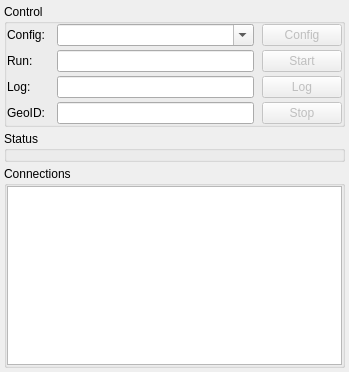
<ui version="4.0" >
 <class>wndRun</class>
 <widget class="QMainWindow" name="wndRun" >
  <property name="enabled" >
   <bool>true</bool>
  </property>
  <property name="geometry" >
   <rect>
    <x>0</x>
    <y>0</y>
    <width>349</width>
    <height>372</height>
   </rect>
  </property>
  <property name="windowTitle" >
   <string>eudaq Run Control</string>
  </property>
  <property name="windowIcon" >
   <iconset>
    <normaloff>../../images/Icon_euRun.png</normaloff>../../images/Icon_euRun.png</iconset>
  </property>
  <widget class="QWidget" name="centralwidget" >
   <layout class="QVBoxLayout" >
    <property name="spacing" >
     <number>4</number>
    </property>
    <property name="margin" >
     <number>4</number>
    </property>
    <item>
     <widget class="QGroupBox" name="grpControl" >
      <property name="title" >
       <string>Control</string>
      </property>
      <layout class="QGridLayout" >
       <property name="horizontalSpacing" >
        <number>8</number>
       </property>
       <property name="verticalSpacing" >
        <number>4</number>
       </property>
       <property name="margin" >
        <number>0</number>
       </property>
       <item row="1" column="0" >
        <widget class="QLabel" name="lblConfig" >
         <property name="text" >
          <string>Config: </string>
         </property>
        </widget>
       </item>
       <item row="2" column="0" >
        <widget class="QLabel" name="lblRunmsg" >
         <property name="text" >
          <string>Run: </string>
         </property>
        </widget>
       </item>
       <item row="3" column="2" >
        <widget class="QPushButton" name="btnLog" >
         <property name="enabled" >
          <bool>false</bool>
         </property>
         <property name="text" >
          <string>Log</string>
         </property>
        </widget>
       </item>
       <item row="3" column="1" >
        <widget class="QLineEdit" name="txtLogmsg" />
       </item>
       <item row="2" column="1" >
        <widget class="QLineEdit" name="txtRunmsg" />
       </item>
       <item row="1" column="1" >
        <widget class="QComboBox" name="cmbConfig" >
         <property name="sizePolicy" >
          <sizepolicy vsizetype="Fixed" hsizetype="Expanding" >
           <horstretch>0</horstretch>
           <verstretch>0</verstretch>
          </sizepolicy>
         </property>
         <property name="editable" >
          <bool>true</bool>
         </property>
         <property name="maxVisibleItems" >
          <number>16</number>
         </property>
         <property name="insertPolicy" >
          <enum>QComboBox::InsertAlphabetically</enum>
         </property>
        </widget>
       </item>
       <item row="2" column="2" >
        <widget class="QPushButton" name="btnStart" >
         <property name="enabled" >
          <bool>false</bool>
         </property>
         <property name="text" >
          <string>Start</string>
         </property>
        </widget>
       </item>
       <item row="3" column="0" >
        <widget class="QLabel" name="lblLogmsg" >
         <property name="text" >
          <string>Log: </string>
         </property>
        </widget>
       </item>
       <item row="1" column="2" >
        <widget class="QPushButton" name="btnConfig" >
         <property name="enabled" >
          <bool>false</bool>
         </property>
         <property name="sizePolicy" >
          <sizepolicy vsizetype="Fixed" hsizetype="Minimum" >
           <horstretch>0</horstretch>
           <verstretch>0</verstretch>
          </sizepolicy>
         </property>
         <property name="text" >
          <string>Config</string>
         </property>
        </widget>
       </item>
       <item row="4" column="2" >
        <widget class="QPushButton" name="btnStop" >
         <property name="enabled" >
          <bool>false</bool>
         </property>
         <property name="text" >
          <string>Stop</string>
         </property>
        </widget>
       </item>
       <item row="4" column="0" >
        <widget class="QLabel" name="lblGeoID" >
         <property name="text" >
          <string>GeoID:</string>
         </property>
        </widget>
       </item>
       <item row="4" column="1" >
        <widget class="QLineEdit" name="txtGeoID" >
         <property name="readOnly" >
          <bool>true</bool>
         </property>
        </widget>
       </item>
      </layout>
     </widget>
    </item>
    <item>
     <widget class="QGroupBox" name="grpStatus" >
      <property name="title" >
       <string>Status</string>
      </property>
      <layout class="QGridLayout" >
       <property name="horizontalSpacing" >
        <number>8</number>
       </property>
       <property name="verticalSpacing" >
        <number>4</number>
       </property>
       <property name="margin" >
        <number>0</number>
       </property>
      </layout>
     </widget>
    </item>
    <item>
     <widget class="QGroupBox" name="grpConnections" >
      <property name="title" >
       <string>Connections</string>
      </property>
      <layout class="QVBoxLayout" >
       <property name="spacing" >
        <number>4</number>
       </property>
       <property name="margin" >
        <number>0</number>
       </property>
       <item>
        <widget class="QTreeView" name="viewConn" >
         <property name="rootIsDecorated" >
          <bool>false</bool>
         </property>
         <property name="sortingEnabled" >
          <bool>true</bool>
         </property>
        </widget>
       </item>
      </layout>
     </widget>
    </item>
   </layout>
  </widget>
  <widget class="QMenuBar" name="menubar" >
   <property name="geometry" >
    <rect>
     <x>0</x>
     <y>0</y>
     <width>349</width>
     <height>22</height>
    </rect>
   </property>
  </widget>
 </widget>
 <tabstops>
  <tabstop>btnConfig</tabstop>
  <tabstop>txtRunmsg</tabstop>
  <tabstop>btnStart</tabstop>
  <tabstop>txtLogmsg</tabstop>
  <tabstop>btnLog</tabstop>
  <tabstop>viewConn</tabstop>
 </tabstops>
 <resources/>
 <connections>
  <connection>
   <sender>txtRunmsg</sender>
   <signal>returnPressed()</signal>
   <receiver>btnStart</receiver>
   <slot>animateClick()</slot>
   <hints>
    <hint type="sourcelabel" >
     <x>247</x>
     <y>101</y>
    </hint>
    <hint type="destinationlabel" >
     <x>299</x>
     <y>102</y>
    </hint>
   </hints>
  </connection>
  <connection>
   <sender>txtLogmsg</sender>
   <signal>returnPressed()</signal>
   <receiver>btnLog</receiver>
   <slot>animateClick()</slot>
   <hints>
    <hint type="sourcelabel" >
     <x>238</x>
     <y>134</y>
    </hint>
    <hint type="destinationlabel" >
     <x>292</x>
     <y>138</y>
    </hint>
   </hints>
  </connection>
 </connections>
</ui>
